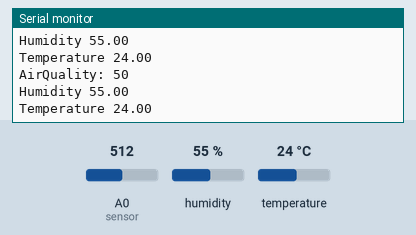
A sketch run on a simulated ESP8266 (NodeMCU). Parts: the last lines printed to the serial monitor. Inputs (shaded band) come from the test bench; at power-on: A0 (sensor) = 512, humidity 55 %, temperature 24 °C. WiFi joins after 1.5 s; servers stay silent unless stated.

Above: at 2.7 s.
2.8 s: A0 (sensor) set to 1007
At 3.9 s:
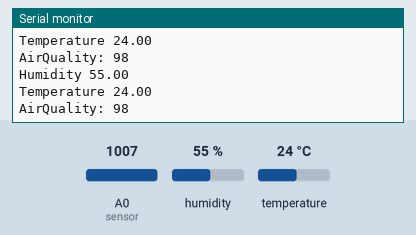
4.3 s: A0 (sensor) set to 1023
At 5.62 s:
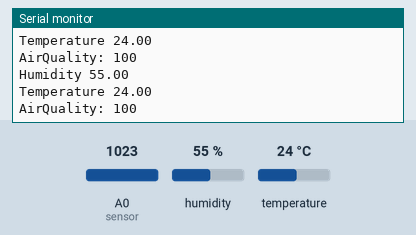
23.8 s: A0 (sensor) set to 108
At 24.8 s:
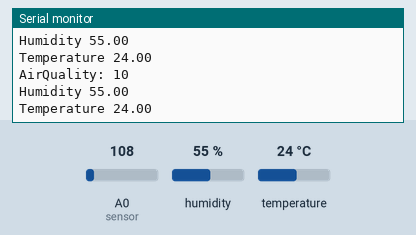
29.8 s: A0 (sensor) set to 94
At 30.6 s:
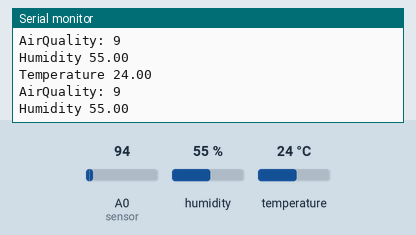
Timing chart, 0 to 32.8 s (numbered marks = the images above; inputs shaded):
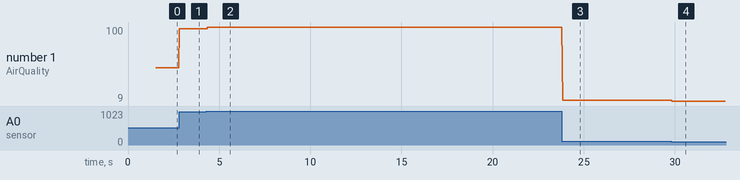

Measured:
- the behaviour switches between 103 and 102 on A0 (sensor) (found by bisection; images 3 and 4)
- after the input at 2.8 s, the serial monitor: prints a new line at once (image 1)
- after the input at 4.3 s, the serial monitor: prints a new line after 0.06 s (image 2)
- after the input at 23.8 s, the serial monitor: prints a new line after 0.05 s (image 3)
- after the input at 29.8 s, the serial monitor: prints a new line after 0.05 s (image 4)
- plotted number 1: 50 → 98 after the input at 2.8 s, 98 → 100 after the input at 4.3 s, 100 → 10 after the input at 23.8 s, 10 → 9 after the input at 29.8 s

The sketch:

AirQualityMonitoringSystem_apr15a.ino
```cpp
#include "arduino_secrets.h"
// DHT sensor library - Version: Latest
#include <DHT.h>
#include <DHT_U.h>

/*
  Sketch generated by the Arduino IoT Cloud Thing "AirQualityMonitoringSystem"
  https://create.arduino.cc/cloud/things/04298c30-5813-4295-aef7-bcdfce271fdb

  Arduino IoT Cloud Variables description

  The following variables are automatically generated and updated when changes are made to the Thing

  String message;
  CloudTemperatureSensor temperature;
  CloudPercentage airquailty;
  CloudPercentage humidity;

  Variables which are marked as READ/WRITE in the Cloud Thing will also have functions
  which are called when their values are changed from the Dashboard.
  These functions are generated with the Thing and added at the end of this sketch.
*/

#include "thingProperties.h"

#define DPIN 4        //Pin to connect DHT sensor (GPIO number) D2
#define DTYPE DHT11   // Define DHT 11 or DHT22 sensor type
DHT dht(DPIN,DTYPE);
int sensor = A0;
void setup() {
  // Initialize serial and wait for port to open:
  Serial.begin(9600);
  // This delay gives the chance to wait for a Serial Monitor without blocking if none is found
  delay(1500);

  // Defined in thingProperties.h
  initProperties();

  // Connect to Arduino IoT Cloud
  ArduinoCloud.begin(ArduinoIoTPreferredConnection);

  /*
     The following function allows you to obtain more information
     related to the state of network and IoT Cloud connection and errors
     the higher number the more granular information you’ll get.
     The default is 0 (only errors).
     Maximum is 4
 */
  setDebugMessageLevel(2);
  ArduinoCloud.printDebugInfo();
}

void loop() {
  ArduinoCloud.update();
  // Your code here

   float hm= dht.readHumidity();
    Serial.print("Humidity ");
    Serial.println(hm);
    float temp=dht.readTemperature();
    int air=(analogRead(sensor)/ 1023.0)*100;
      Serial.print("Temperature ");
    Serial.println(temp);
    Serial.print("AirQuality: ");
    Serial.println(air);
    humidity=hm;
    temperature=temp;
    airquailty=air;
    message="Temperature = " + String (temperature)+"  Humidity = " + String(humidity)+ "AirQuality: "+String(airquailty);

}
void onMessageChange() {
    // Function implementation
}

void onTemperatureChange() {
    // Function implementation
}

void onAirquailtyChange() {
    // Function implementation
}
/*
  Since Humidity is READ_WRITE variable, onHumidityChange() is
  executed every time a new value is received from IoT Cloud.
*/
void onHumidityChange()  {
  // Add your code here to act upon Humidity change
}
/*
  Since Msg is READ_WRITE variable, onMsgChange() is
  executed every time a new value is received from IoT Cloud.
*/


void dht_sensor_getdata()
  {
    float hm= dht.readHumidity();
    Serial.print("Humidity ");
    Serial.println(hm);
    float temp=dht.readTemperature();
      Serial.print("Temperature ");
    Serial.println(temp);
    humidity=hm;
    temperature=temp;
    message="Temperature = " + String (temperature)+"  Humidity = " + String(humidity);
  }
```

arduino_secrets.h
```cpp
#define SECRET_SSID ""
#define SECRET_OPTIONAL_PASS ""
#define SECRET_DEVICE_KEY ""
```

thingProperties.h
```cpp
// Code generated by Arduino IoT Cloud, DO NOT EDIT.

#include <ArduinoIoTCloud.h>
#include <Arduino_ConnectionHandler.h>

const char DEVICE_LOGIN_NAME[]  = "b752a224-9575-44e3-9e09-085e155df003";

const char SSID[]               = SECRET_SSID;    // Network SSID (name)
const char PASS[]               = SECRET_OPTIONAL_PASS;    // Network password (use for WPA, or use as key for WEP)
const char DEVICE_KEY[]  = SECRET_DEVICE_KEY;    // Secret device password

void onMessageChange();
void onTemperatureChange();
void onAirquailtyChange();
void onHumidityChange();

String message;
CloudTemperatureSensor temperature;
CloudPercentage airquailty;
CloudPercentage humidity;

void initProperties(){

  ArduinoCloud.setBoardId(DEVICE_LOGIN_NAME);
  ArduinoCloud.setSecretDeviceKey(DEVICE_KEY);
  ArduinoCloud.addProperty(message, READWRITE, ON_CHANGE, onMessageChange);
  ArduinoCloud.addProperty(temperature, READWRITE, ON_CHANGE, onTemperatureChange);
  ArduinoCloud.addProperty(airquailty, READWRITE, ON_CHANGE, onAirquailtyChange);
  ArduinoCloud.addProperty(humidity, READWRITE, ON_CHANGE, onHumidityChange);

}

WiFiConnectionHandler ArduinoIoTPreferredConnection(SSID, PASS);
```
